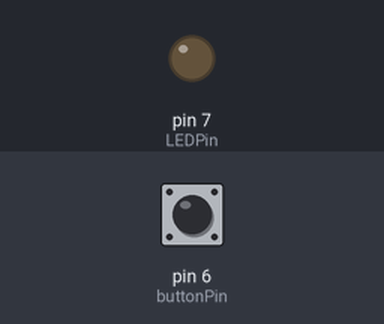
Recording of a sketch running on a simulated Arduino Uno, built with avr-gcc and run on an emulated ATmega328P. Shown: output pins drawn as LEDs (lit = HIGH). The inputs (shaded band) are chosen by the test bench; at power-on: pin 6 (buttonPin) HIGH.

Above: at 1.2 s.
1.3 s: pin 6 (buttonPin) pulled LOW for 0.15 s
At 2.4 s:
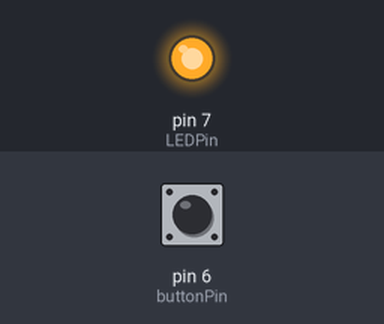
2.9 s: pin 6 (buttonPin) pulled LOW for 1 s
At 3.6 s:
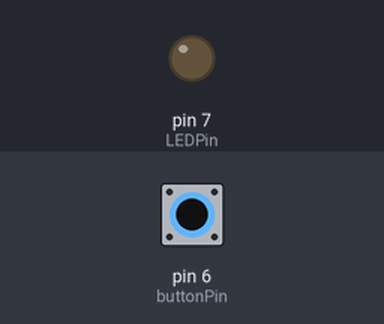
5.4 s: pin 6 (buttonPin) pulled LOW for 3.2 s
At 6.7 s:
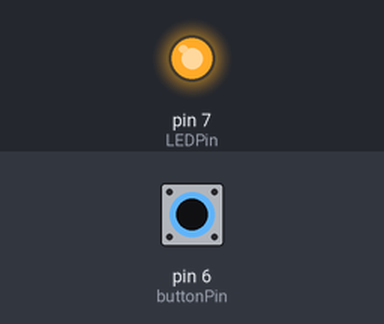
Timing chart, 0 to 8.4 s (numbered marks = the images above; inputs shaded):
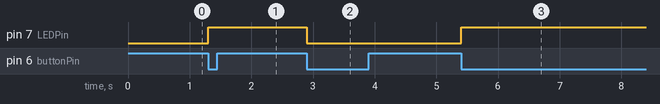

Measured:
- after the input at 1.3 s, pin 7 (LEDPin): LOW → HIGH at once
- after the input at 2.9 s, pin 7 (LEDPin): HIGH → LOW at once
- after the input at 5.4 s, pin 7 (LEDPin): LOW → HIGH at once

The sketch:

fan.ino
```cpp
const int LEDPin = 7;
const int buttonPin = 6;

bool ledState = LOW;
bool lastButtonState = HIGH;

void setup() {
  pinMode(LEDPin, OUTPUT);
  pinMode(buttonPin, INPUT);
}

void loop() {
  int buttonState = digitalRead(buttonPin);

  if (buttonState == LOW && lastButtonState == HIGH){
    ledState = !ledState;
    digitalWrite(LEDPin, ledState);
  }

  lastButtonState = buttonState;
}
```
